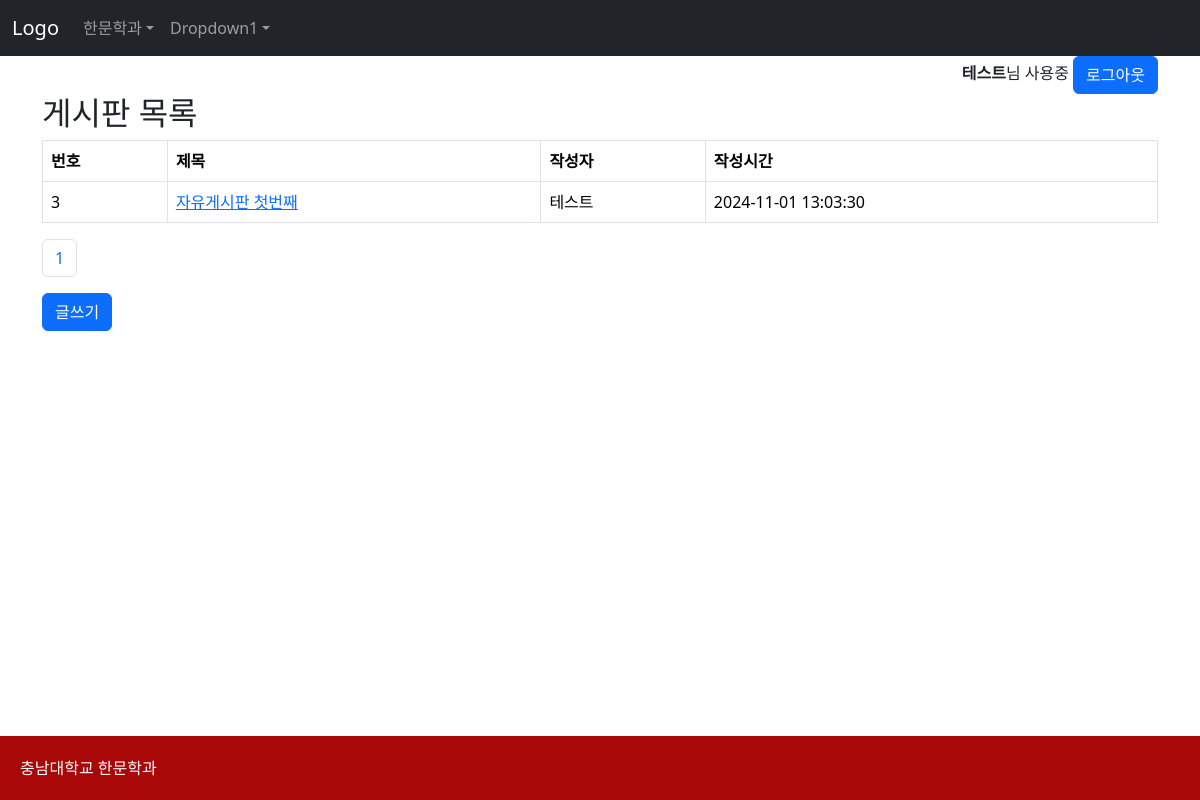
The app's page /index.php?cmd=board&bid=2 (signed in) with its own data.
### tables this page shows
CREATE TABLE `board` (
  `idx` int(11) NOT NULL AUTO_INCREMENT,
  `bid` int(11) NOT NULL,
  `id` varchar(50) NOT NULL,
  `name` varchar(100) NOT NULL,
  `title` varchar(255) NOT NULL,
  `notice` tinyint(1) DEFAULT 0,
  `html` mediumtext DEFAULT NULL,
  `time` datetime DEFAULT current_timestamp(),
  PRIMARY KEY (`idx`)
);

### board.php (the view, shortened to what this page needs)
<?php
$bid = isset($_GET['bid']) ? intval($_GET['bid']) : 1;
$mode = isset($_GET['mode']) ? $_GET['mode'] : 'list';
$page = isset($_GET['page']) ? intval($_GET['page']) : 1;
if ($mode === 'list') {
    $limit = 10;
    $offset = ($page - 1) * $limit;
    $sql = "SELECT * FROM board WHERE bid = $bid ORDER BY notice DESC, idx DESC LIMIT $offset, $limit";
    $result = mysqli_query($conn, $sql);
    $count_sql = "SELECT COUNT(*) FROM board WHERE bid = $bid";
    $count_result = mysqli_query($conn, $count_sql);
    $total_records = mysqli_fetch_array($count_result)[0];
    $total_pages = ceil($total_records / $limit);
    echo "<h2>게시판 목록</h2>";
    echo "<table class='table table-bordered'>";
    echo "<tr><th>번호</th><th>제목</th><th>작성자</th><th>작성시간</th></tr>";
    while ($row = mysqli_fetch_array($result)) {
        echo "<tr>";
        echo "<td>{$row['idx']}</td>";
        echo "<td><a href='?cmd=board&bid=$bid&mode=show&idx={$row['idx']}'>{$row['title']}</a></td>";
        echo "<td>{$row['name']}</td>";
        echo "<td>{$row['time']}</td>";
        echo "</tr>";
    }
    echo "</table>";
    echo "<nav><ul class='pagination'>";
    for ($i = 1; $i <= $total_pages; $i++) {
        echo "<li class='page-item'><a class='page-link' href='?cmd=board&bid=$bid&mode=list&page=$i'>$i</a></li>";
    }
    echo "</ul></nav>";
    echo "<a href='?cmd=board&bid=$bid&mode=write' class='btn btn-primary'>글쓰기</a>";
}
?>

### style.css (style rules this page uses)
html, body { height: 100%; margin: 0; display: flex; flex-direction: column; }

### records on screen
board: idx "3", title "자유게시판 첫번째", name "테스트", time "2024-11-01 13:03:30"

### other values on screen
$_SESSION[sino_name] "테스트"
